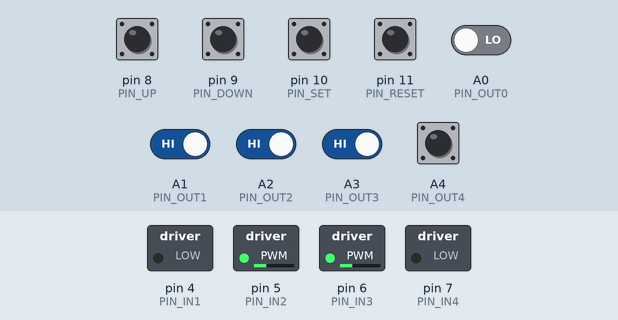
The sketch below on a simulated Arduino Uno, built with avr-gcc and run on an emulated ATmega328P. Parts: switched loads named in the sketch (green lamp = pin HIGH). Inputs (shaded band) come from the test bench; at power-on: A1 (PIN_OUT1), A2 (PIN_OUT2), A3 (PIN_OUT3), A4 (PIN_OUT4) HIGH, A0 (PIN_OUT0), pin 8 (PIN_UP), pin 9 (PIN_DOWN), pin 10 (PIN_SET), pin 11 (PIN_RESET) LOW.

Above: at 1.2 s.
1.3 s: pin 10 (PIN_SET) pulled HIGH for 0.15 s
At 2.0 s:
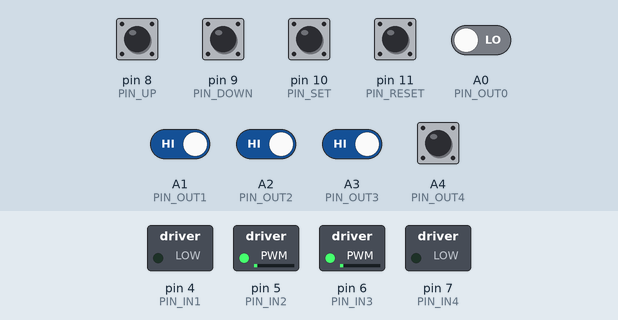
3.0 s: A3 (PIN_OUT3) driven LOW
At 4.2 s:
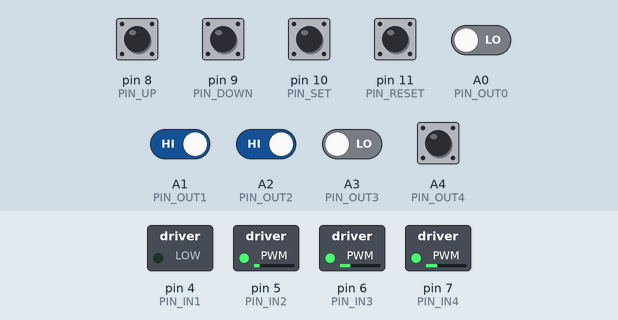
4.5 s: pin 8 (PIN_UP) pulled HIGH for 0.15 s
At 6.0 s:
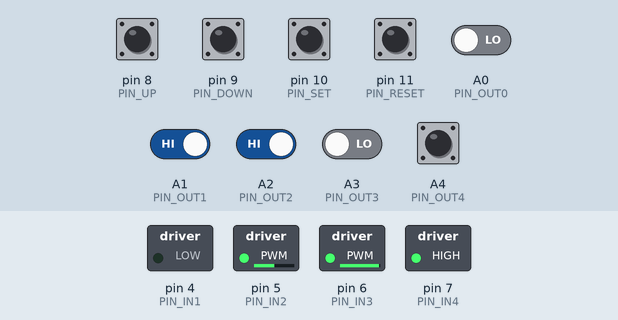
7.6 s: A1 (PIN_OUT1) driven LOW
At 8.7 s:
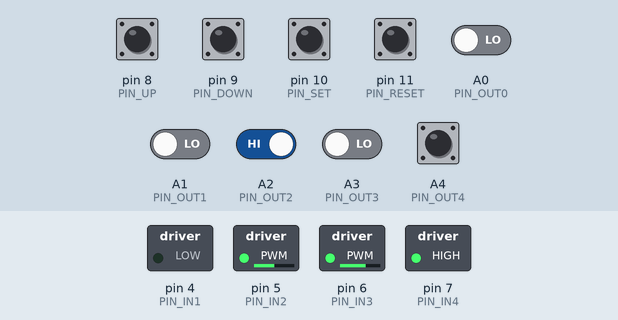
10.6 s: A2 (PIN_OUT2) driven LOW
At 11.5 s:
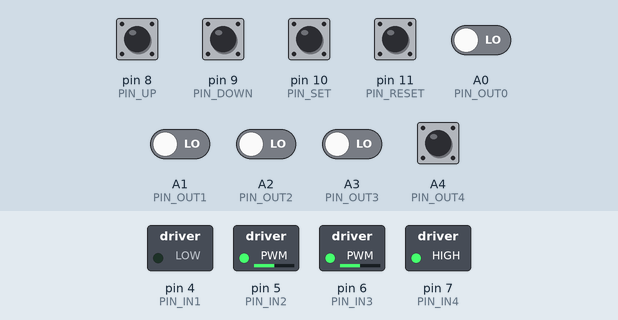
12.1 s: A1 (PIN_OUT1) driven HIGH
At 12.7 s:
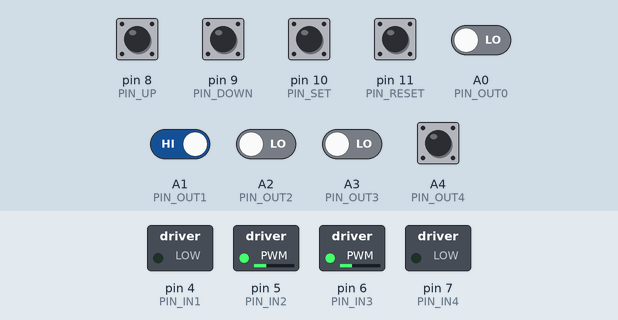
Timing chart, 0 to 14.6 s (numbered marks = the images above; inputs shaded):
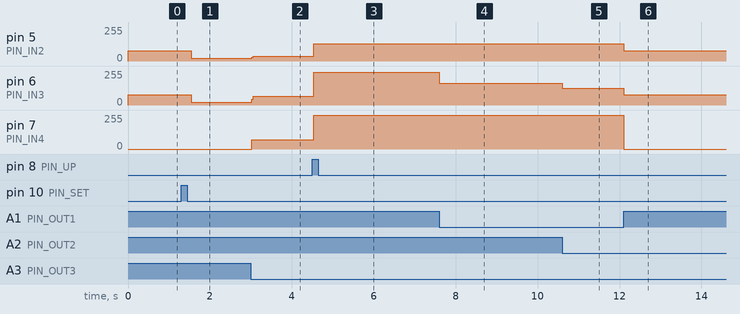

The sketch:

code_do_line.ino
```cpp
/**
 * Dùng PID
 * Phiên bản này, xe chạy liên tục ko có dừng
 */

/* ------------------------------------------------------------------------- */
/*                                 DEFINE PIN                                */
/* ------------------------------------------------------------------------- */

/**
 * Pin kết nối Thanh dò line TCRT5000
 *
 * TCRT5000 : Arduino
 * GND      - GND
 * 5V       - 5V
 * OUT1     - A1 (Digital)
 * OUT2     - A2 (Digital)
 * OUT3     - A3 (Digital)
 */
#define PIN_OUT1 A1 //! A1
#define PIN_OUT2 A2 //! A2
#define PIN_OUT3 A3 //! A3
bool isOnBlackLine = false;
int t=0,a=0,s=0;

int blackLineCount = 0;


#define PIN_OUT0 A0 //! A0
#define PIN_OUT4 A4 //! A4

/* ------------------------------------------------------------------------- */

/**
 * Pin kết nối Driver L298
 *
 * Phần cấp nguồn cho Driver
 * +12V - ... có thể cấp nguồn trong khoảng 9V~6V
 * GND  - GND
 *
 * Dùng Jumper kết nối (mặc định)
 * ENA  - 5V
 * ENB  - 5V
 *
 * L298 : Arduino
 * IN1  : D4
 * IN2  : D5 (~)
 * IN3  : D6 (~)
 * IN4  : D7
 */


#define PIN_IN1 4 //! D4
#define PIN_IN2 5 //! D5 (~)
#define PIN_IN3 6 //! D6 (~)
#define PIN_IN4 7 //! D7

#define PIN_UP 8    // Chân nút bấm tăng giá trị      - tím
#define PIN_DOWN 9  // Chân nút bấm giảm giá trị      - tím
#define PIN_SET 10  // Chân nút bấm xác định giá trị  - trắng
#define PIN_RESET 11// Chân nút bấm reset giá trị     - nâu
int targetLine = 0; // Giá trị điểm đến cho xe dừng

bool isSet = false; // Biến để xác định giá trị đã được set hay chưa


/* ------------------------------------------------------------------------- */
/*                            DEFINE CONFIG (PID)                            */
/* ------------------------------------------------------------------------- */

/**
 * Hệ số của các khâu PID:
 *
 * Khâu [P] thể hiện độ lớn thay đổi tốc độ
 * |        giá trị càng lớn sẽ càng tạo nhiều dao động
 * |
 * Khâu [D] để giảm đi tốc độ thay đổi đó
 * |        giá trị càng lớn sẽ giảm bớt dao động lại
 * |        nhưng nếu lớn quá sẽ dẫn đến trạng thái lệch tĩnh
 * |        tức xe vẫn còn lệch line, nhưng motor ko nhận lệnh đủ để thoát khỏi đó
 * |
 * Khâu [I] để cộng dồn các mức lệch
 * |        giúp bù lực cho tình huống bị đứng yên ở trên
 * |        nhưng hệ số nên nhỏ thôi, vì tần suất tính khâu PID tương đối nhanh
 *
 * (Test_1)
 * Cộng/Trừ bù so với tốc độ gốc "SPEED_DEFAULT"
 * Tốc độ mặc định (SPEED_DEFAULT): 30%
 * Ngưỡng giới hạn tốc độ quay thuận và ngược: +/- 40%
 * KP = 25.0
 * KI = 0.0
 * KD = 10.0
 *
 * (Test_2)
 * Cộng/Trừ bù từ chính tốc độ hiện tại của riêng mỗi bánh
 * Tốc độ mặc định (SPEED_DEFAULT): 30%
 * Ngưỡng giới hạn tốc độ quay thuận và ngược: +/- 70%
 * KP = 30.0
 * KI = 0.0
 * KD = 25.0
 *
 * (Test_3)
 * Cộng/Trừ bù so với tốc độ gốc "SPEED_DEFAULT"
 * Tốc độ mặc định (SPEED_DEFAULT): 30%
 * Ngưỡng giới hạn tốc độ quay thuận và ngược: +/- 50%
 * KP = 25.0
 * KI = 0.00001
 * KD = 11.0
 */
#define KP 85.0    //!
#define KI 0.00001 //!
#define KD 11.0    //!

/* ------------------------------------------------------------------------- */
/*                           DEFINE CONFIG (DRIVER)                          */
/* ------------------------------------------------------------------------- */

// Tốc độ motor, đơn vị PWM (0-255)
#define PER_100 255
#define PER_90 230
#define PER_80 205
#define PER_70 179
#define PER_60 154
#define PER_50 128
#define PER_40 102
#define PER_30 77
#define PER_20 51
#define PER_10 26
#define PER_0 0

/**
 * Đặt giá trị tốc độ xe mặc định ban đầu
 * Khi xe vừa mới khởi động, khoảng [0 : 255]
 */
#define SPEED_DEFAULT PER_30 //!

/**
 * Đặt ngưỡng giới hạn trên và dưới cho tốc độ
 * Giá trị dương, motor quay thuận
 * Giá trị âm, motor quay nghịch
 */
#define MAX PER_50  //!
#define MIN -PER_50 //!

/* ------------------------------------------------------------------------- */
/*                                  VARIABLE                                 */
/* ------------------------------------------------------------------------- */

/**
 * Tổng kích thước dữ liệu này là 1 Byte
 *
 * Bit : [7] - [6] - [5] - [4] - [3] - [2] - [1] - [0]
 * Line:  x     x     x     x     x    OUT3  OUT2  OUT1
 */
struct DataLine
{
  // Mép Phải
    bool line0 : 1; // OUT2 - Bit [1]

  bool line1 : 1; // OUT1 - Bit [0]
  bool line2 : 1; // OUT2 - Bit [1]
  bool line3 : 1; // OUT3 - Bit [2]
    bool line4 : 1; // OUT3 - Bit [2]

  // Mép Trái

};

/**
 * Tổng kích thước dữ liệu này là 1 Byte
 * Biến "dataLine" và "stateLine" cùng chia sẽ vị trí bộ nhớ
 */
union MapLine
{
  DataLine dataLine;
  byte stateLine;
} raw;

struct CarLine
{
  /**
   * Cho biết hướng lệch hiện tại của xe
   * Lệch phải → (+) : TRUE
   * Lệch trái → (-) : FALSE
   */
  bool direction;

  int P = 0, I = 0, D = 0;         // Giá trị hiện tại của từng khâu PID
  float Kp = KP, Ki = KI, Kd = KD; // Hệ số của các khâu PID
  float PID_value;                 // Giá trị PID sau mỗi lần tính toán

  int errorNow;  // Lưu giá trị "error" hiện tại
  int errorPrev; // Lưu giá trị "error" trước đó

  int speedRightNow = SPEED_DEFAULT; // Tốc độ hiện tại của bánh Phải
  int speedLeftNow = SPEED_DEFAULT;  // Tốc độ hiện tại của bánh Trái
} car;

/* ------------------------------------------------------------------------- */
/*                                  FUNCTION                                 */
/* ------------------------------------------------------------------------- */

// Điều khiển Motor bên Phải quay tới
void motorRight_RotateForward(int PWM)
{
  digitalWrite(PIN_IN1, LOW);
  analogWrite(PIN_IN2, PWM);
}

// Điều khiển Motor bên Trái quay tới
void motorLeft_RotateForward(int PWM)
{
  analogWrite(PIN_IN3, PWM);
  digitalWrite(PIN_IN4, LOW);
}

// Điều khiển Motor bên Phải quay lùi
void motorRight_RotateReverse(int PWM)
{
  digitalWrite(PIN_IN1, HIGH);
  analogWrite(PIN_IN2, 255 - PWM);
}

// Điều khiển Motor bên Trái quay lùi
void motorLeft_RotateReverse(int PWM)
{
  analogWrite(PIN_IN3, 255 - PWM);
  digitalWrite(PIN_IN4, HIGH);
}

// Điều khiển Motor bên Phải dừng lại
void motorRight_Stop()
{
  digitalWrite(PIN_IN1, LOW);
  digitalWrite(PIN_IN2, LOW);
}

// Điều khiển Motor bên Trái dừng lại
void motorLeft_Stop()
{
  digitalWrite(PIN_IN3, LOW);
  digitalWrite(PIN_IN4, LOW);
}

/* ------------------------------------------------------------------------- */
/* ------------------------------------------------------------------------- */
/* ------------------------------------------------------------------------- */

/* ------------------------- Điều khiển xe dừng lại ------------------------ */
void stop()
{
  // Bánh phải dừng lại
  motorRight_Stop();
  // Bánh trái dừng lại
  motorLeft_Stop();
}

/* ------------------------------------------------------------------------- */
/* ------------------------------------------------------------------------- */
/* ------------------------------------------------------------------------- */

/* ------------------------- dem vach ------------------------ */


/* ------------------- Điều khiển xe di chuyển tùy chỉnh ------------------- */

/**
 * Giá trị tốc độ dương (+), bánh xe quay hướng đi tới
 * Giá trị tốc độ âm (-), bánh xe quay hướng đi lùi
 */
void go_custom(int speedLeft, int speedRight)
{
  // Xử lý motor bên Phải
  if (speedRight >= 0)
    motorRight_RotateForward(speedRight);
  else
    motorRight_RotateReverse(-speedRight);

  // Xử lý motor bên Trái
  if (speedLeft >= 0)
    motorLeft_RotateForward(speedLeft);
  else
    motorLeft_RotateReverse(-speedLeft);
}

/* ------------------------------------------------------------------------- */
/* ------------------------------------------------------------------------- */
/* ------------------------------------------------------------------------- */


void demvach(){
    raw.dataLine.line4 = digitalRead(PIN_OUT4);
    raw.dataLine.line0 = digitalRead(PIN_OUT0);
    raw.dataLine.line1 = digitalRead(PIN_OUT1);
    raw.dataLine.line2 = digitalRead(PIN_OUT2);
    raw.dataLine.line3 = digitalRead(PIN_OUT3);
    switch (raw.stateLine)
  {
  case 0:

  case 2: // [00010] - Lệch trái mức 2

  case 6: // [00110] - Lệch trái mức 1

  case 4: // [00100] - Giữa line

  case 12: // [01100] - Lệch phải mức 1

  case 8: // [01000] - Lệch phải mức 2

  case 31: // [11111]

  case 10: // [01010]
  default:
    break;
  }

}
void motor_control()
{
  /**
   * Trái ------------ Phải
   * |                    |
   * | OUT3 | OUT2 | OUT1 |
   *
   * Khoảng cách phát hiện Line ĐEN (~1cm)
   * Có Line - HIGH - Bit 1
   * Ko Line - LOW  - Bit 0
   */


  raw.dataLine.line1 = digitalRead(PIN_OUT1);
  raw.dataLine.line2 = digitalRead(PIN_OUT2);
  raw.dataLine.line3 = digitalRead(PIN_OUT3);


  /* ----------------------------------------------------------------------- */

  /**
   * Chuyển giá trị DEC từ "stateLine"
   * Sang giá trị Level cho "errorNow"
   */
  switch (raw.stateLine)
  {
    /* ------------------ [000] - Hết line hoặc ngoài line ----------------- */
  case 0:
    if (car.direction)
      car.errorNow = 3; // Đang lệch phải ngoài line
    else
      car.errorNow = -3; // Đang lệch trái ngoài line
    break;
    /* ----------------------------- Lệch trái ----------------------------- */
  case 1: // [001] - Lệch trái mức 2
    car.direction = false;
    car.errorNow = -2;
    break;
  case 3: // [011] - Lệch trái mức 1
    car.direction = false;
    car.errorNow = -1;
    break;
    /* ----------------------------- Giữa line ----------------------------- */
  case 2: // [010] - Giữa line
    car.errorNow = 0;
    break;
    /* ----------------------------- Lệch phải ----------------------------- */
  case 6: // [110] - Lệch phải mức 1
    car.direction = true;
    car.errorNow = 1;
    break;
  case 4: // [100] - Lệch phải mức 2
    car.direction = true;
    car.errorNow = 2;
    break;
    /* ------------------------ Các trường hợp khác ------------------------ */
  case 7: // [111]
    stop();
  // case 5: // [101]
  default:
    break;
  }

  /* ----------------------------------------------------------------------- */

  // Tính toán các giá trị PID
  car.P = car.errorNow;
  car.I = car.I + car.errorNow;
  car.D = car.errorNow - car.errorPrev;

  // Cập nhập giá trị "error" hiện tại
  car.errorPrev = car.errorNow;

  // Tính toe:\DATAán giá trị PID
  car.PID_value = (car.Kp * car.P) + (car.Ki * car.I) + (car.Kd * car.D);

  /* ----------------------------------------------------------------------- */

  // Thêm PID vào điều chỉnh tốc độ riêng cho mỗi bánh xe
  car.speedRightNow = SPEED_DEFAULT + car.PID_value;
  car.speedLeftNow = SPEED_DEFAULT - car.PID_value;
  // car.speedRightNow += car.PID_value;
  // car.speedLeftNow -= car.PID_value;

  // Đảm bảo tốc độ Motor ko vượt quá giá trị xung PWM tối đa
  car.speedRightNow = constrain(car.speedRightNow, MIN, MAX);
  car.speedLeftNow = constrain(car.speedLeftNow, MIN, MAX);

  // Đẩy robot về phía trước với tốc độ tùy chỉnh hai bên
  go_custom(car.speedLeftNow, car.speedRightNow);
}

/* ------------------------------------------------------------------------- */
/*                                RUN ONE TIME                               */
/* ------------------------------------------------------------------------- */

void setup()
{
  // Thiết đặt các chân điều khiển Driver
  pinMode(PIN_IN1, OUTPUT);
  pinMode(PIN_IN2, OUTPUT);
  pinMode(PIN_IN3, OUTPUT);
  pinMode(PIN_IN4, OUTPUT);

  //Thiết lập nút bấm
  pinMode(PIN_UP, INPUT);
  pinMode(PIN_DOWN, INPUT);
  pinMode(PIN_SET, INPUT);
  pinMode(PIN_RESET, INPUT);
}

/* ------------------------------------------------------------------------- */
/*                                    MAIN                                   */
/* ------------------------------------------------------------------------- */

void loop()
{
  // Kiểm tra các nút bấm
  if (digitalRead(PIN_UP) == HIGH)
  {
    targetLine++;
    Serial.print("Target Line Count: ");
    Serial.println(targetLine);
    delay(200); // Thêm độ trễ để tránh việc tăng quá nhanh
  }

  if (digitalRead(PIN_DOWN) == HIGH)
  {
    if (targetLine > 0) targetLine--;
    Serial.print("Target Line : ");
    Serial.println(targetLine);
    delay(200); // Thêm độ trễ để tránh việc giảm quá nhanh
  }

  if (digitalRead(PIN_SET) == HIGH)
  {
    isSet = true;
    Serial.print("Target Line Set: ");
    Serial.println(targetLine);
    delay(200); // Thêm độ trễ để tránh việc nhận diện nhiều lần
  }

  if (digitalRead(PIN_RESET) == HIGH)
  {
    isSet = false;
    targetLine = 0;
    blackLineCount = 0;
    Serial.println("Reset target line count and black line count.");
    delay(200); // Thêm độ trễ để tránh việc reset nhiều lần
  }

  // Điều khiển xe dựa trên việc đếm vạch line màu đen
  bool isBlackLineDetected = digitalRead(PIN_OUT0) == 0 && digitalRead(PIN_OUT1) == 0 && digitalRead(PIN_OUT2) == 0 && digitalRead(PIN_OUT3) == 0 && digitalRead(PIN_OUT4) == 0;

  if (isBlackLineDetected && !isOnBlackLine)
  {
    // Nếu xe chạy qua vạch line màu đen và chưa được đếm
    isOnBlackLine = true; // Đặt cờ hiệu là xe đang ở trên vạch line màu đen
    blackLineCount++;     // Tăng biến đếm lên
    Serial.print("Black Line Count: ");
    Serial.println(blackLineCount);
  }
  else if (!isBlackLineDetected && isOnBlackLine)
  {
    // Nếu xe đã di chuyển ra khỏi vạch line màu đen
    isOnBlackLine = false; // Đặt cờ hiệu là xe không còn ở trên vạch line màu đen
  }

  if (isSet && blackLineCount >= targetLine)
  {
    // Nếu đã gặp vạch line màu đen đủ số lần mục tiêu và giá trị đã được set
    stop(); // Dừng xe
  }

  /**
   * Các bước điều khiển xe ở đây...
   */
  motor_control();
}
```

Measured:
- after the input at 1.3 s, pin 5 (PIN_IN2), pin 6 (PIN_IN3): 77/255 → 20/255 after 0.24 s
- after the input at 3.0 s, pin 5 (PIN_IN2): 20/255 → 35/255 at once; pin 6 (PIN_IN3): 20/255 → 65/255 at once; pin 7 (PIN_IN4): 0/255 → 71/255 at once
- after the input at 4.5 s, pin 5 (PIN_IN2): 35/255 → 128/255 at once; pin 6 (PIN_IN3): 65/255 → 247/255 at once; pin 7 (PIN_IN4): 71/255 → 255/255 at once
- after the input at 7.6 s, pin 6 (PIN_IN3): 247/255 → 162/255 at once, → 163/255 0.35 s later, → 162/255 2.5 s later
- after the input at 10.6 s, pin 6 (PIN_IN3): 162/255 → 127/255 at once
- after the input at 12.1 s, pin 5 (PIN_IN2): 128/255 → 77/255 at once; pin 6 (PIN_IN3): 127/255 → 76/255 at once; pin 7 (PIN_IN4): 255/255 → 0/255 at once
